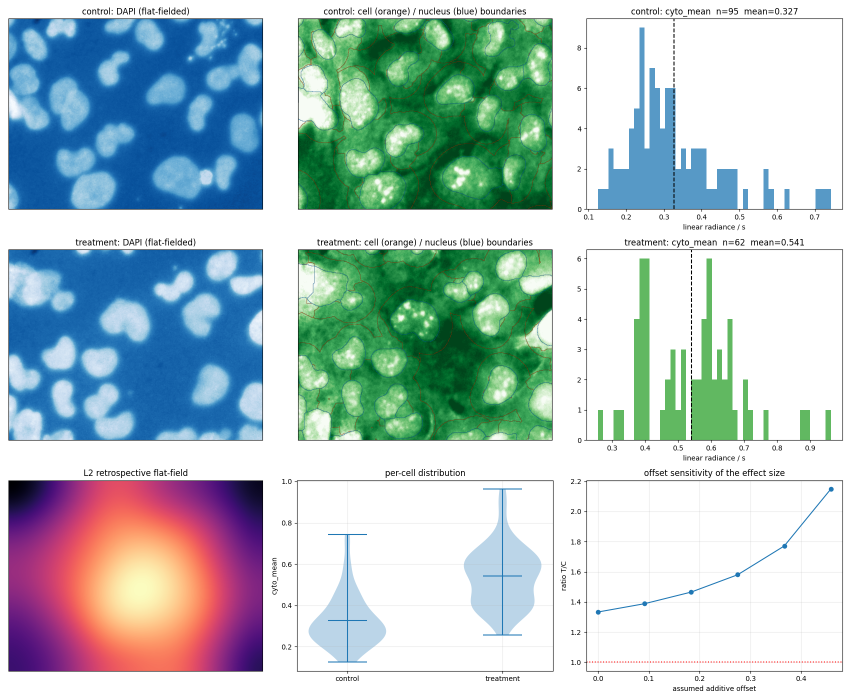
#> input picture results/qc_classical.png, 1700 x 1400 px, given in place of PB154766.JPG, which was not available (shown at 1/2 size)
$ python run_all.py
#> lines starting #> are read from the running program, lines starting #| are printed output that depends on the picture; after the words box and inside, x2 and y2 are one past the last pixel; in counts of white or black regions, pixels touching at a corner belong together; pictures that were not available may be replaced by others from this repository, and a replacement may not be noted
### ifquant/core.py
"""
IF quantification pipeline for RGB-JPEG widefield images (Olympus E-M5 II on scope).

L1 linearise   : inverse sRGB EOTF, then divide by EXIF exposure time and ISO gain
L2 shading     : retrospective flat-field DIVISION (multiplicative correction)
L3 offset      : additive offset subtraction (camera black + non-specific)
L4 segment     : nuclei from DAPI, whole cell from DAPI+marker
L5 measure     : per-cell nucleus / whole-cell / cytoplasmic-ring intensities

Everything downstream of L1 works in "linear photon rate" units, NOT 8-bit JPEG values.
"""
from __future__ import annotations

import numpy as np
from PIL import Image, ExifTags
from pathlib import Path
from scipy import ndimage as ndi

Image.MAX_IMAGE_PIXELS = None

CH = {"R": 0, "G": 1, "B": 2}

# The camera was left in P mode with ISO AUTO (confirmed from the Super Control
# Panel), so ISO is a free variable in principle, not a constant of the setup.
# Sensor response is linear in ISO gain, so ISO is divided out alongside exposure
# time. Normalising to the ISO the reference batch actually landed on (rather than
# to ISO 100) keeps the units identical to the numbers already reported in
# README.md -- with an all-ISO-1600 batch this factor is exactly 1.
ISO_REF = 1600.0


# ---------------------------------------------------------------- L1 linearise
def _exif(path: Path) -> dict:
    ex = Image.open(path)._getexif() or {}
    return {ExifTags.TAGS.get(k, k): v for k, v in ex.items()}


def exposure_time(path: Path) -> float:
    """EXIF exposure time in seconds, unrounded.

    Do not cross-check this against plain `exiftool -ExposureTime`: for values
    >= 0.25 s exiftool prints them through %.1f, so 0.625 s displays as "0.6" and
    0.769 s as "0.8". Those are the same numbers, not different ones, and
    "correcting" the code to the displayed values would introduce a ~4% exposure
    error straight onto the group comparison, since control and treatment were
    shot at different exposures. Use `exiftool -ExposureTime#` for raw values.
    """
    return float(_exif(path)["ExposureTime"])


# [45 lines left out: functions iso_speed, exif_audit, not called in this run]


def srgb_to_linear(u8: np.ndarray) -> np.ndarray:
    """Inverse sRGB EOTF. 8-bit display values -> linear radiance in [0, 1].

    Approximation: the camera applies its own picture-mode tone curve, which is
    close to but not exactly sRGB. This is the main residual error in the rescue
    route and the reason results are semi-quantitative.
    """
    x = u8.astype(np.float32) / 255.0
    return np.where(x <= 0.04045, x / 12.92, ((x + 0.055) / 1.055) ** 2.4).astype(np.float32)


def load_linear(path: Path, channel: str, normalise_exposure: bool = True):
    """Return (linear_rate, saturation_mask). rate is linear radiance per second
    at ISO_REF, so images shot at different auto-exposure settings are comparable."""
#> called with channel = 'G', normalise_exposure = True
    raw = np.asarray(Image.open(path))[..., CH[channel]]
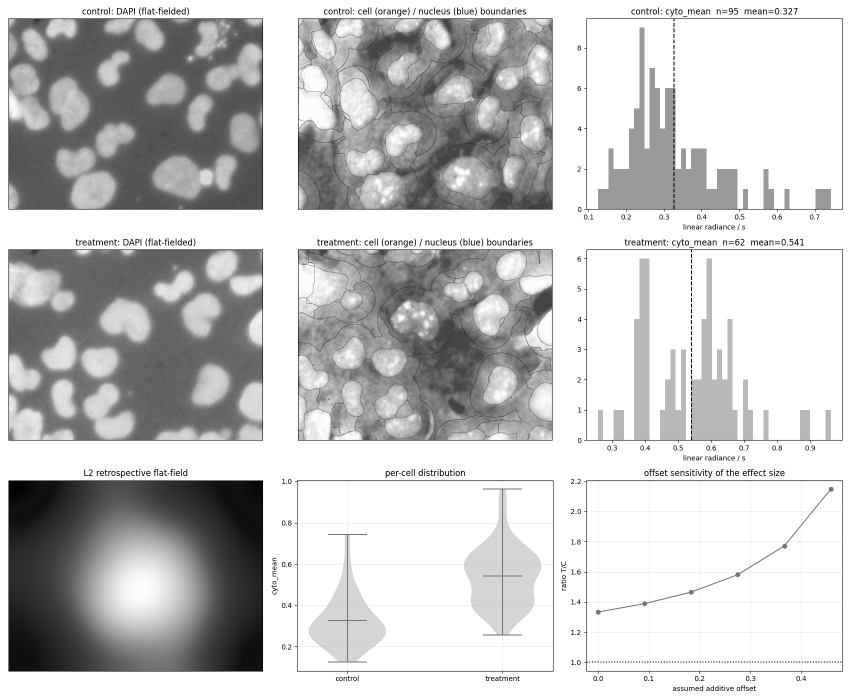
#> raw: shape (1400, 1700) (shown at 1/2 size); min 0, max 255, mean 197.9
    sat = raw >= 254
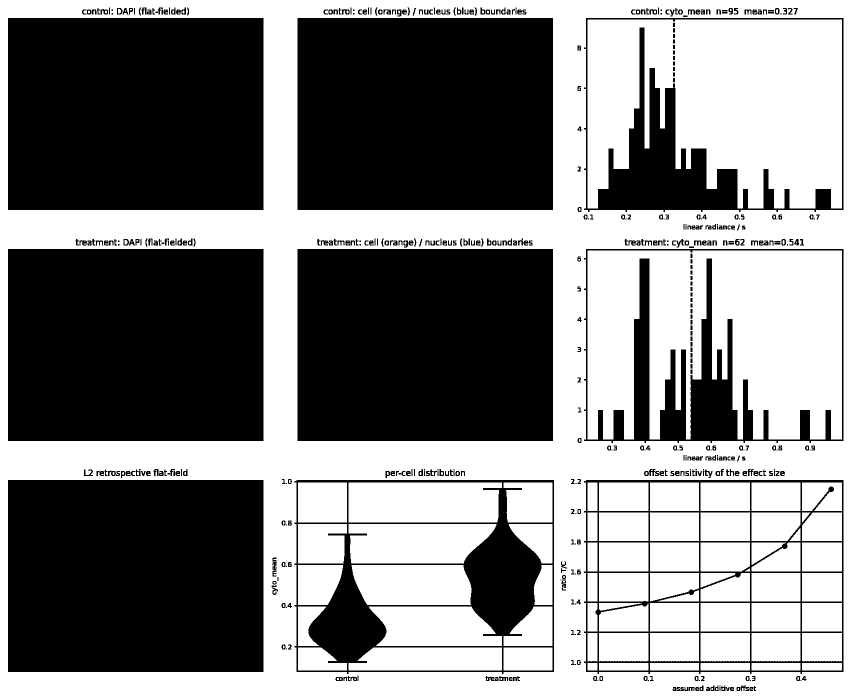
#> sat: shape (1400, 1700) bool (shown at 1/2 size); 50.8% white; 506 black regions (73 under 20 px), largest, box (x1, y1, x2, y2) and area: (16, 36, 527, 420) 196224, (595, 36, 1106, 420) 196224, (16, 498, 527, 882) 196224
    lin = srgb_to_linear(raw)
#> in srgb_to_linear, `return np.where(x <= 0.04045, x / 12.92, ((x + 0.055) / 1.055) ** 2.4)..`:
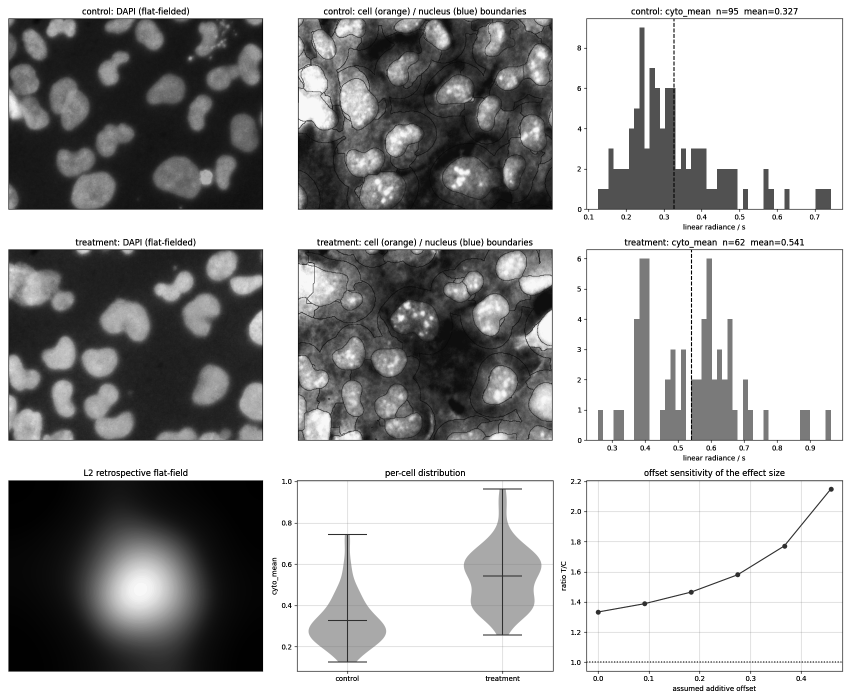
#> returned value: shape (1400, 1700) float32 (shown at 1/2 size); min 0, max 1, mean 0.669
    if normalise_exposure:
        lin = lin / exposure_time(path) / (iso_speed(path) / ISO_REF)
#> in _exif, `ex = Image.open(path)._getexif() or {}`: ex = 0 items
    return lin, sat


# ------------------------------------------------------------------ L2 shading
def estimate_flatfield(paths, channel: str, ds: int = 8, smooth_sigma: float = 500.0):
    """Retrospective illumination estimate from a set of images of the same setup.

    Shading is multiplicative, so this is estimated in LINEAR space and applied by
    division. Each image is normalised by its own median first so that field-to-field
    brightness differences do not leak into the shading estimate; the pixel-wise
    median across images then cancels the (position-independent) sample content.

    Assumes fields were chosen without positional bias -- true for randomly picked
    fields, false if e.g. the operator always centred on a bright cluster.

    `smooth_sigma` is in FULL-RESOLUTION pixels and must be far larger than a cell
    (~350 px here) or residual cell texture leaks into the estimate and gets divided
    out of the data. Vignetting is a slow optical effect: err on the side of too smooth.
    """
    acc = []
    for p in paths:
        lin, _ = load_linear(p, channel)
        small = lin[: lin.shape[0] // ds * ds, : lin.shape[1] // ds * ds]
        small = small.reshape(small.shape[0] // ds, ds, small.shape[1] // ds, ds).mean(axis=(1, 3))
        acc.append(small / np.median(small))
    flat = np.median(np.stack(acc), axis=0)
    flat = ndi.gaussian_filter(flat, smooth_sigma / ds)
    return (flat / flat.max()).astype(np.float32)


# [27 lines left out: functions apply_flatfield, offset_from_negative_control, offset_from_darkest, not called in this run]

### ifquant/run_all.py
"""Run L1-L5 across every field in a folder and try to infer the group structure.

    python -m ifquant.run_all

The control/treatment assignment for this dataset has never been supplied, so this
script does not assume one. It measures every field independently and then reports
the evidence for a grouping (acquisition timing, auto-exposure level, cell density,
measured intensity) so a human can confirm it.
"""
from __future__ import annotations

import sys, time
from pathlib import Path

import numpy as np
import pandas as pd
import matplotlib
matplotlib.use("Agg")
import matplotlib.pyplot as plt
from scipy import ndimage as ndi

sys.path.insert(0, str(Path(__file__).resolve().parent.parent))
from ifquant.core import load_linear, exposure_time, estimate_flatfield, apply_flatfield
from ifquant.segment import (segment_nuclei_classical, segment_cells_seeded,
                              drop_edge_cells, check_alignment)
from ifquant.measure import measure_cells

SRC = Path(r"C:\workspace\bio img process\HMC3 activated marker IF GMy88 R INOX")
OUT = Path(r"C:\workspace\bio img process\results")

# Each field is a consecutive triplet: blue(DAPI), green(MyD88), red(iNOS).
# Verified by dominant-channel check -- the 2nd of every triplet is green-dominant.
GREEN = [766, 769, 796, 799, 802, 805, 808, 811, 814, 817, 820, 823]
NUC_DIAM = 215.0


def field_paths(green_num: int):
    return SRC / f"PB154{green_num - 1}.JPG", SRC / f"PB154{green_num}.JPG"


def main():
    OUT.mkdir(exist_ok=True)
    log = []
    def p(s):
        print(s, flush=True); log.append(s)

    p("L2: estimating retrospective flat-field from all %d green images" % len(GREEN))
    flat = estimate_flatfield([field_paths(n)[1] for n in GREEN], "G")
    p(f"L2: vignette falloff centre->corner = {100*(1-flat.min()):.0f}%\n")

    rows, frames = [], []
    for n in GREEN:
        t0 = time.time()
        bpath, gpath = field_paths(n)
        blue, _ = load_linear(bpath, "B")
        green, sat = load_linear(gpath, "G")

        shift, _ = check_alignment(blue, green)
        if np.abs(shift).max() > 1:
            blue = ndi.shift(blue, -np.asarray(shift), order=1, mode="nearest")

        green_c = apply_flatfield(green, flat)
        blue_c = apply_flatfield(blue, flat)

        nuclei = segment_nuclei_classical(blue_c, min_diameter=NUC_DIAM * 0.55)
        cells = segment_cells_seeded(green_c, nuclei)
        cells, nuclei = drop_edge_cells(cells, nuclei)

        # Offset is left at 0 here: it is unidentifiable without a secondary-only
        # control, and applying a guessed constant would distort between-field
        # comparison. Field ranking is unaffected by a common offset.
        df = measure_cells(green_c, cells, nuclei, sat, offset=0.0,
                           label_name=gpath.stem, group="unknown")
        frames.append(df)
        k = df[df["keep"]]

        rows.append({
            "field": gpath.stem,
            "exposure_s": exposure_time(gpath),
            "time": str(pd.Timestamp(  # EXIF capture time
                __import__("PIL").Image.open(gpath)._getexif()[36867].replace(":", "-", 2)))[11:],
            "n_nuclei": int(len(np.unique(nuclei)) - 1),
            "n_kept": len(k),
            "pct_saturated_cells": 100 * df["flag_saturated"].mean(),
            "cyto_mean": k["cyto_mean"].mean(),
            "cyto_median": k["cyto_mean"].median(),
            "cell_mean": k["cell_mean"].mean(),
            "raw8_mean": float(np.asarray(__import__("PIL").Image.open(gpath))[..., 1].mean()),
        })
        p(f"  {gpath.stem}  exp={rows[-1]['exposure_s']:.4f}s  "
          f"nuclei={rows[-1]['n_nuclei']:3d}  kept={rows[-1]['n_kept']:3d}  "
          f"cyto_mean={rows[-1]['cyto_mean']:.4f}  ({time.time()-t0:.0f}s)")

    per_field = pd.DataFrame(rows)
    per_cell = pd.concat(frames, ignore_index=True)
    per_field.to_csv(OUT / "per_field_all.csv", index=False)
    per_cell.to_csv(OUT / "per_cell_all.csv", index=False)

    p("\n=== per-field summary (offset = 0, linear radiance / s) ===")
    p(per_field.to_string(index=False, float_format=lambda v: f"{v:.4f}"))

    p("\n=== grouping evidence ===")
    p("  no control/treatment assignment was supplied; these are the separable signals\n")

    p("  (a) auto-exposure level -- the camera shortens exposure on brighter samples,")
    p("      so exposure is itself a coarse readout of sample brightness:")
    for e, g in per_field.groupby("exposure_s"):
        p(f"      {e:.4f}s  n={len(g):2d}  fields: {', '.join(g.field.str[-3:])}")
        p(f"                 cyto_mean {g.cyto_mean.mean():.4f} +- {g.cyto_mean.std():.4f}")

    p("\n  (b) acquisition gaps > 3 min (candidate slide/coverslip changes):")
    t = pd.to_datetime(per_field["time"], format="%H:%M:%S")
    gaps = t.diff().dt.total_seconds() / 60
    for i, gp in enumerate(gaps):
        if i > 0 and gp > 3:
            p(f"      {gp:5.1f} min gap before {per_field.field.iloc[i]}")

    p("\n  (c) is cyto_mean bimodal across fields?")
    v = np.sort(per_field["cyto_mean"].to_numpy())
    p(f"      sorted: {np.array2string(v, precision=3)}")
    p(f"      largest consecutive jump: {np.diff(v).max():.4f} "
      f"between {v[np.argmax(np.diff(v))]:.3f} and {v[np.argmax(np.diff(v))+1]:.3f}")
    p(f"      spread/median = {(v.max()-v.min())/np.median(v):.2f}")

    figure(per_field, per_cell, OUT / "qc_all_fields.png")
    (OUT / "log_all_fields.txt").write_text("\n".join(log), encoding="utf-8")
    p(f"\nwrote {OUT}")


def figure(per_field, per_cell, path):
    fig, ax = plt.subplots(2, 2, figsize=(15, 10))
    order = per_field.sort_values("cyto_mean")
    colors = ["tab:red" if e < 0.7 else "tab:blue" for e in order.exposure_s]
    ax[0, 0].barh(order.field.str[-3:], order.cyto_mean, color=colors)
    ax[0, 0].set_xlabel("cyto_mean (linear/s)")
    ax[0, 0].set_title("per-field MyD88, sorted\nred = 0.625s exposure, blue = 0.769s")

    data = [per_cell[(per_cell.image == f) & per_cell.keep].cyto_mean.to_numpy()
            for f in per_field.field]
    ax[0, 1].violinplot(data, showmeans=True)
    ax[0, 1].set_xticks(range(1, len(per_field) + 1))
    ax[0, 1].set_xticklabels(per_field.field.str[-3:], rotation=45)
    ax[0, 1].set_ylabel("cyto_mean"); ax[0, 1].set_title("per-cell distribution by field")
    ax[0, 1].grid(alpha=.3)

    ax[1, 0].scatter(per_field.exposure_s, per_field.cyto_mean, c=colors, s=90)
    for _, r in per_field.iterrows():
        ax[1, 0].annotate(r.field[-3:], (r.exposure_s, r.cyto_mean),
                          fontsize=8, xytext=(5, 3), textcoords="offset points")
    ax[1, 0].set_xlabel("EXIF exposure (s)"); ax[1, 0].set_ylabel("cyto_mean")
    ax[1, 0].set_title("exposure vs measured intensity"); ax[1, 0].grid(alpha=.3)

    ax[1, 1].scatter(per_field.n_nuclei, per_field.cyto_mean, c=colors, s=90)
    for _, r in per_field.iterrows():
        ax[1, 1].annotate(r.field[-3:], (r.n_nuclei, r.cyto_mean),
                          fontsize=8, xytext=(5, 3), textcoords="offset points")
    ax[1, 1].set_xlabel("nuclei per field"); ax[1, 1].set_ylabel("cyto_mean")
    ax[1, 1].set_title("cell density vs intensity"); ax[1, 1].grid(alpha=.3)

    plt.tight_layout(); plt.savefig(path, dpi=100); plt.close()


if __name__ == "__main__":
#> (the run stopped early here; a loop or call above may not have finished)

$ run again, on results/study_qc.png
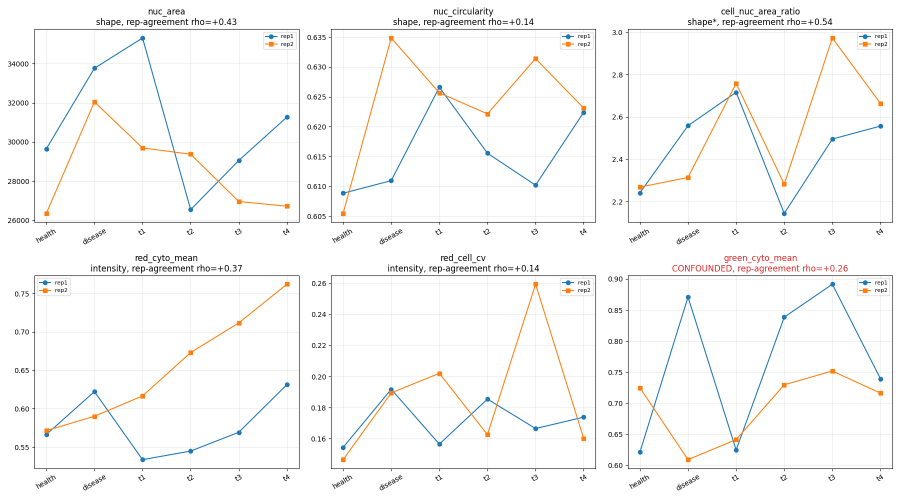
#> input picture results/study_qc.png, 1800 x 1000 px, given in place of PB154766.JPG, which was not available (shown at 1/2 size)
#> in load_linear, `sat = raw >= 254`:
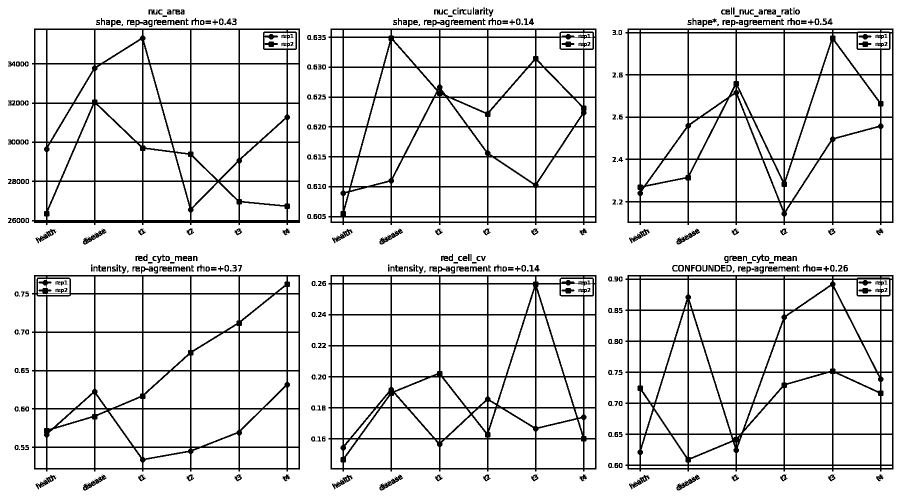
#> sat: shape (1000, 1800) bool (shown at 1/2 size); 89.2% white; 524 black regions (141 under 20 px), largest, box (x1, y1, x2, y2) and area: (1251, 550, 1787, 943) 30049, (657, 57, 1193, 450) 29468, (657, 550, 1193, 943) 28089
#> in srgb_to_linear, `return np.where(x <= 0.04045, x / 12.92, ((x + 0.055) / 1.055) ** 2.4)..`:
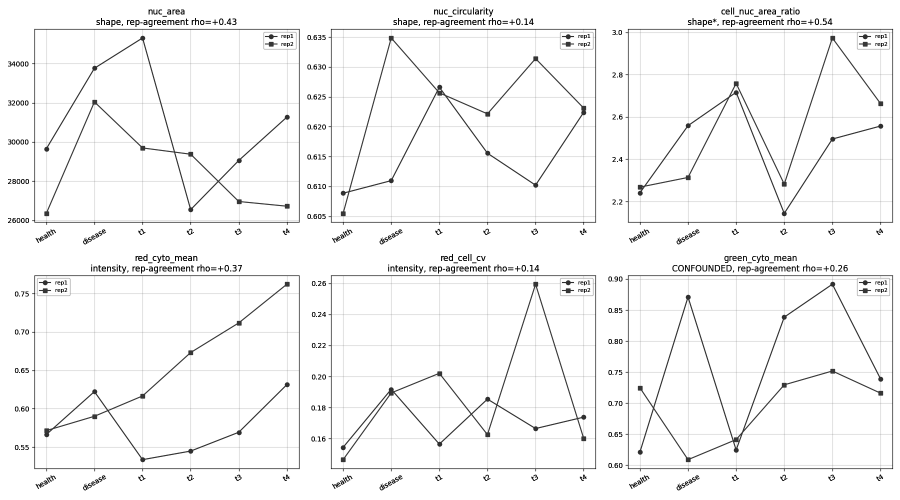
#> returned value: shape (1000, 1800) float32 (shown at 1/2 size); min 0, max 1, mean 0.964
#> ex = 0 items
